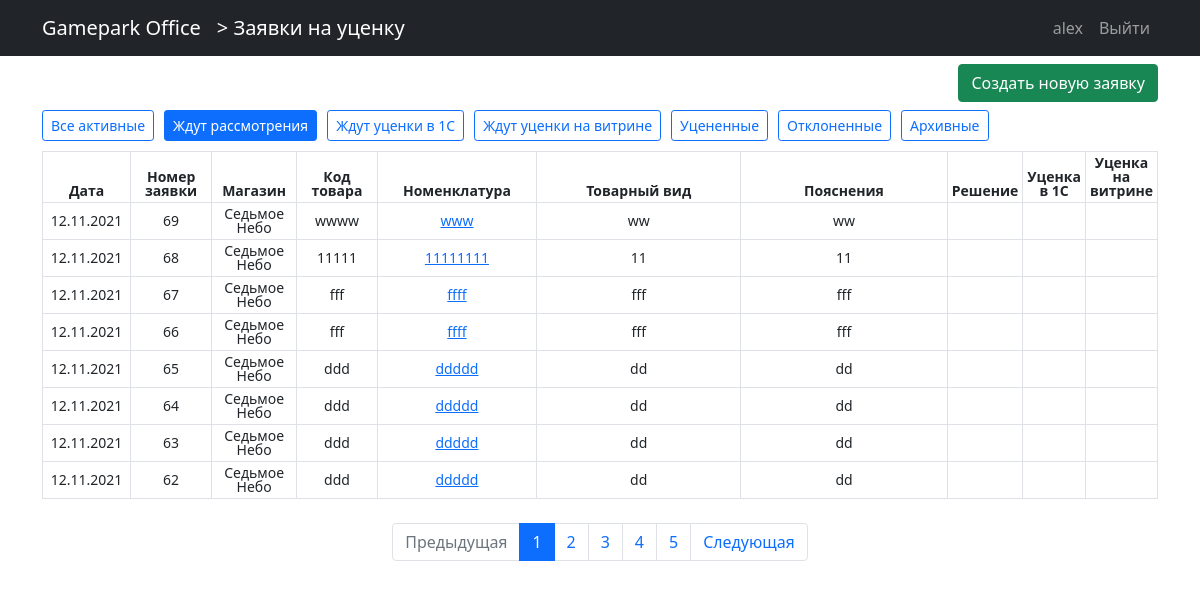
/zayavki/ (signed in), run on an earlier commit of the app's database.
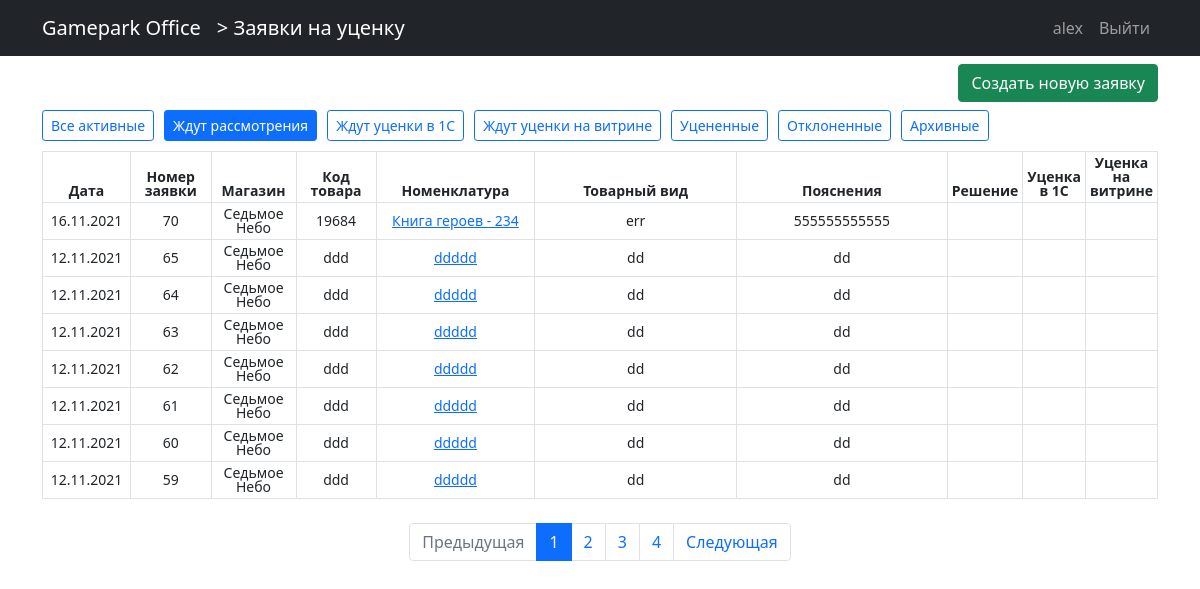
And on a later commit of the database.
### zayavki/models.py (models this page shows, shortened)
class Zayavka(models.Model):
    user = models.ForeignKey(User, default=None, null=True, on_delete=models.PROTECT)
    data = models.DateField(auto_now_add=True)
    category = models.ForeignKey(Category, on_delete=models.PROTECT)
    code = models.CharField(max_length=10)
    name = models.CharField(max_length=100)
    description = models.TextField()
    clarification = models.TextField()
    foto1 = models.ImageField(upload_to="zayavki/foto", blank=True)
    foto2 = models.ImageField(upload_to="zayavki/foto", blank=True)
    status1 = models.BooleanField(default=False)  # одобрено
    status2 = models.BooleanField(default=False)  # отклонено
    status3 = models.BooleanField(default=False)  # уценено
    status4 = models.BooleanField(default=False)  # ценник сменен
    status5 = models.BooleanField(default=False)  # в архиве
    status6 = models.BooleanField(default=False)    # остальные поля - резервные
    clarification_of_manager = models.CharField(max_length=150, blank=True)
    class Meta:
        verbose_name_plural = "Заявки"
        verbose_name = "Заявка"
    def __str__(self) -> str:
        return self.name

### users/models.py (models this page shows)
class User(AbstractUser):
    email = models.EmailField(blank=True)
    role = models.ForeignKey(Roles, on_delete=models.PROTECT, null=True, default=None)
    shop = models.ForeignKey(Shops, on_delete=models.PROTECT, null=True, default=None, blank=True)

class Shops(models.Model):
    nameshop = models.CharField(max_length=30)
    class Meta:
        verbose_name_plural = "Магазины"
        verbose_name = "Магазин"
    def __str__(self):
        return self.nameshop

### zayavki/views.py (the view)
# urls.py: path("", ZayavkaFilterList.as_view(), name="zayavki_list"),
class ZayavkaFilterList(LoginRequiredMixin, ListView):
    model = Zayavka
    paginate_by = KOL_RECORDS_ON_PAGE
    template_name = "zayavki/zayavka_list.html"
    context_object_name = "zayavki"
    def get_context_data(self, **kwargs):
        context = super().get_context_data(**kwargs)
        context["title"] = "Заявки на уценку"
        context["name_page"] = "Заявки на уценку"
        context['filters'] = DICT_OF_FILTERS
        context['cur_filter'] = self.get_post_filter()
        return context
    def get_default_filter(self):
        if self.request.user.role.namerole == "Магазин":
            return DICT_OF_FILTERS["Ждут уценки на витрине"]
        elif self.request.user.role.namerole[:3] == "Мен":
            return DICT_OF_FILTERS["Ждут рассмотрения"]
        else:
            return DICT_OF_FILTERS["Все активные"]
    def get_post_filter(self):
        return self.kwargs.get('filter', self.get_default_filter())
    def get_queryset(self):
        return get_data_from_model_Zayavka(self.get_post_filter(), self.request.user)

### zayavki/templates/zayavki/zayavka_list.html (shortened to what this page needs)
{% extends 'main_page/base.html' %}
{% load  static %}
{% block css %}
    <link href= {% static 'styles.css' %} rel="stylesheet">
{% endblock css %}
{% block name_app %}
    <a class="navbar-brand flex-grow-1" href="{% url 'zayavki:zayavki_list' %}"> > Заявки на уценку</a>
{% endblock name_app %}
{% block content %}
    <div >
        <div class="row justify-content-end">
            <div class="col my-2 text-end">
                <a class="btn btn-success text-nowrap" href="{% url 'zayavki:zayavka-create' %}">Создать новую заявку</a>
            </div>
        </div>
        <div class="select_filter">
            {% for name_filter, param_filter in filters.items %}
                <div>
                    {% if cur_filter != param_filter  %}
                        <a class="btn btn-outline-primary btn-sm text-nowrap" href="{% url 'zayavki:zayavki_filter_list' param_filter%}" role="button">{{ name_filter }}</a>
                    {% else %}
                        <a class="btn btn-primary btn-sm text-nowrap" href="{% url 'zayavki:zayavki_filter_list' param_filter%}" role="button">{{ name_filter }}</a>
                    {% endif %}
                </div>
            {% endfor %}
        </div>
        <div class="table-responsive">
        <table class="table table-hover table-bordered table-sm my_table  ">
            <thead>
                <tr class="">
                    <th class="col-1">Дата</th>
                    <th class="col-1">Номер заявки</th>
                    <th class="col-1">Магазин</th>
                    <th class="col-1">Код товара</th>
                    <th class="col-2" >Номенклатура</th>
                    <th class="col-3">Товарный вид</th>
                    <th class="col-3">Пояснения</th>
                    <th class="col">Решение</th>
                    <th class="col">Уценка в 1С</th>
                    <th class="col">Уценка на витрине</th>
                </tr>
            </thead>
            <tbody>
            {%for zayavka in zayavki%}
                <tr>
                    <td>{{zayavka.data|date:"d.m.Y"}}</td>
                    <td>{{zayavka.id}}</td>
                    <td>{{zayavka.user.shop}}</td>
                    <td>{{zayavka.code}}</td>
                    <td>
                        <a href="{% url 'zayavki:zayavka-detail' zayavka.id%}"> {{zayavka}} </a>
                    </td>
                    <td>{{zayavka.description}}
                    </td>
                    <td>{{zayavka.clarification}}</td>
                    <td>
                    </td>
                    <td>
                    </td>
                    <td>
                    </td>
                </tr>
            {%endfor%}
        </tbody>
        </table>
        </div>
        {% if paginator.num_pages > 1 %}
        <nav aria-label="Page navigation" class="mt-2">
            <ul class="pagination justify-content-center">
                <li class="page-item {% if not page_obj.has_previous %} disabled {% endif %}">
                <a class="page-link"
                    href="{% if page_obj.has_previous %} {% url 'zayavki:zayavki_filter_list' cur_filter %}?page={{page_obj.previous_page_number}} {% else %}#{% endif %}"
                    tabindex="-1">Предыдущая</a>
                </li>
                {% for p in paginator.page_range %}
                    <li class="page-item {% if page_obj.number == p %} active{% endif %}">
                        <a class="page-link"
                            href="{% url 'zayavki:zayavki_filter_list' cur_filter %}?page={{p}}">
                            {{p}}
                        </a>
                    </li>
                {% endfor %}
                <li class="page-item {% if not page_obj.has_next %} disabled  {% endif %}">
                <a class="page-link"
                    href="{% if page_obj.has_next %} {% url 'zayavki:zayavki_filter_list' cur_filter%}?page={{page_obj.next_page_number}} {% else %}#{% endif %}">
                    Следующая
                </a>
                </li>
            </ul>
        </nav>
        {% endif %}
    </div>
{% endblock content %}

What changed in the data, as far as the page shows it:
no longer on this page (row edited): Zayavka: data "12.11.2021", id "69", user.shop "Седьмое Небо", code "wwww", name "www", description "ww", clarification "ww"
no longer on this page (row edited): Zayavka: data "12.11.2021", id "68", user.shop "Седьмое Небо", code "11111", name "11111111", description "11", clarification "11"
no longer on this page (row edited): Zayavka: data "12.11.2021", id "67", user.shop "Седьмое Небо", code "fff", name "ffff", description "fff", clarification "fff"
no longer on this page (row edited): Zayavka: data "12.11.2021", id "66", user.shop "Седьмое Небо", code "fff", name "ffff", description "fff", clarification "fff"
added Zayavka: data "16.11.2021", id "70", user.shop "Седьмое Небо", code "19684", name "Книга героев - 234", description "err", clarification "555555555555"
now on this page (row unchanged): Zayavka: data "12.11.2021", id "61", user.shop "Седьмое Небо", code "ddd", name "ddddd", description "dd", clarification "dd"
now on this page (row unchanged): Zayavka: data "12.11.2021", id "60", user.shop "Седьмое Небо", code "ddd", name "ddddd", description "dd", clarification "dd"
now on this page (row unchanged): Zayavka: data "12.11.2021", id "59", user.shop "Седьмое Небо", code "ddd", name "ddddd", description "dd", clarification "dd"
Also different on the page:
list line gone: "5"
